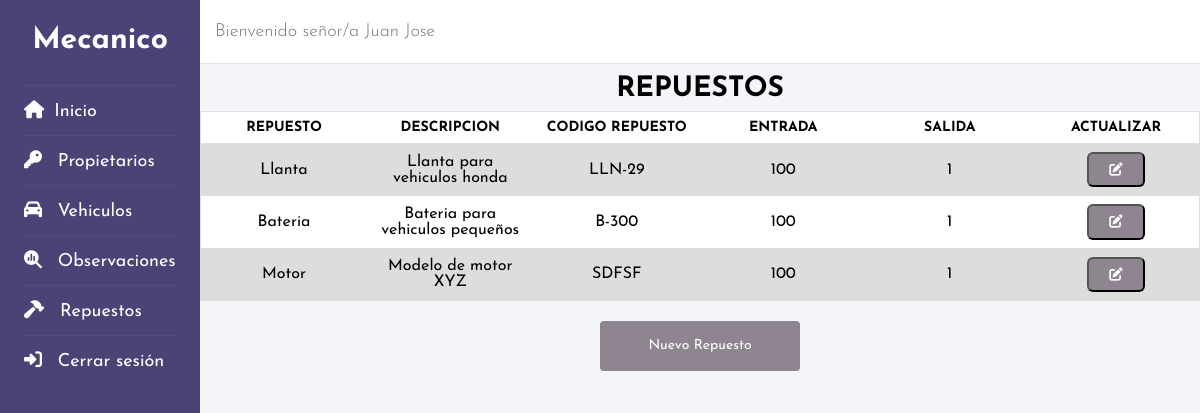
Screenshot of /codigo/neg_dat_consultar_repuestos_mecanico.php (signed in) with the database file from the repository.
### tables this page shows
create table repuestos (
    id_repuesto int (20) primary key not null auto_increment,
    repuesto varchar (20)  not null,
    descripcion varchar (50) not null,
    cod_repuesto varchar (7) not null,
    entrada int (2) not null,
    salida int (2) not null

);

### codigo/neg_dat_consultar_repuestos_mecanico.php (the view, shortened to what this page needs)
<!DOCTYPE html>
<html lang="es">
<head>
    <link rel="stylesheet" href="css/Style_consultas.css">
</head>
<body>
<?php include('header_mecanico.php');?>
    <main class="container-table">
    <?php class Repuestos
    {
        public function consultar ()
        {
        include ("conexion.php");
        echo "<table class='table'>";
        $sql = "SELECT * FROM repuestos";
	    if(!$result = $db->query($sql)):
		    die('Hay un error primera consulta!!! ['.$db->error.']');
        endif;
        echo "<caption>Repuestos</caption>";
        echo "<tbody>";
            echo "<tr class='table-header'>";
                echo "<th>Repuesto</th>";
                echo "<th>Descripcion</th>";
                echo "<th>Codigo repuesto</th>";
                echo "<th>Entrada</th>";
                echo "<th>Salida</th>";
                echo "<th>Actualizar</th>";
                echo "</tr>";
        while ($row=$result->fetch_assoc()):
            $repuesto=stripslashes($row["repuesto"]);
            $descripcion=stripslashes($row["descripcion"]);
            $cod_repuesto=stripslashes($row["cod_repuesto"]);
            $entrada=stripslashes($row["entrada"]);
            $salida=stripslashes($row["salida"]);
            echo "<tr>";
                echo "<td data-label='Repuesto'>$repuesto</td>";
                echo "<td data-label='Descripcion'>$descripcion</td>";
                echo "<td data-label='Codigo repuesto'>$cod_repuesto</td>";
                echo "<td data-label='Entrada'>$entrada</td>";
                echo "<td data-label='Salida'>$salida</td>";
                echo "<td data-label='Actualizar'>";
                    echo "<form method='POST' action='pres_neg_dat_actualizar_repuestos_mecanico.php'>";
                    echo "<button  class='btn_table fa-solid fa-pen-to-square' type='submit' Value='Actualizar'></button>";
                    echo "</form>";
            echo "</tr>";
        endwhile;
            echo" </tbody>";
        echo "</table>";
        }
    }
    $nuevo = new Repuestos();
    $nuevo -> consultar();
    ?>
        <a class="btn_bottom" href="pres_registro_repuestos_mecanico.php">Nuevo Repuesto</a>
    </main>
</body>
</html>

### codigo/css/Style_consultas.css (style rules this page uses)
.container-table { width: 100%; margin: auto; }
.table { width: 100%; border: 0px; background-color: white; border-collapse: collapse; table-layout: fixed; }
.table caption { font-size: 2.2rem; text-transform: uppercase; font-weight: bold; margin: 8px 0; }
.table tr { display: block; background-color: #f8f8f8; margin-bottom: 8px; border-bottom: 4px solid #ddd; }
.table th, .table td { font-size: 1.2rem; padding: 8px; text-align: center; }
.table .table-header { display: none; }
.table .table-header th { text-transform: uppercase; background-color: white; color: black; }
.table td { display: block; border-bottom: 1px solid #ddd; text-align: right; }
.table td:last-child { border-bottom: 0px; }
.table td::before { content: attr(data-label); font-weight: bold; float: left; }
.btn_table { background-color: #8e8590; padding: 9px 20px; color: #fff; border-radius: 6px; text-decoration: 0; cursor: pointer; }
.btn_bottom { display: flex; justify-content: center; font-size: 1.4rem; margin-top: 20px; padding: 10px 0; background-color: #8e8590; color: white; }

### codigo/css/Style_header.css (style rules this page uses)
* { margin: 0; padding: 0; text-decoration: none; font-family: 'Josefin Sans', sans-serif; box-sizing: border-box; }
html { font-size: 62.5%; }
body { background-color: #f3f5f9; }

### codigo/css/Style_desktop.css (style rules this page uses)
main { margin-left: 200px; }
.container-table { display: flex; flex-direction: column; align-items: center; width: calc(100% - 200px); margin-left: 200px; }
.table { border: 1px solid #cccc; }
.table caption { font-size: 2.8rem; }
.table .table-header { display: table-row; }
.table .table-header th { font-size: 1.1rem; }
.table tr { display: table-row; border: 1px solid #ddd; background: white; }
.table tr:nth-child(even) { background-color: #ddd; }
.table th, .table td { font-size: 1.6rem; text-align: center; }
.table td { display: table-cell; }
.table td::before { content: none; font-weight: normal; float: none; }
.btn_bottom { align-items: center; width: 200px; height: 50px; border-radius: 4px; }
@media screen and (min-width:1200px) { .table .table-header th { font-size: 1.4rem; } }

### rows the page displays
repuestos: repuesto "Llanta", descripcion "Llanta para vehiculos honda", cod_repuesto "LLN-29", entrada "100", salida "1"
repuestos: repuesto "Bateria", descripcion "Bateria para vehiculos pequeños", cod_repuesto "B-300", entrada "100", salida "1"
repuestos: repuesto "Motor", descripcion "Modelo de motor XYZ", cod_repuesto "SDFSF", entrada "100", salida "1"

### other values shown
$_SESSION['nombre_usuario'] "Juan Jose"
